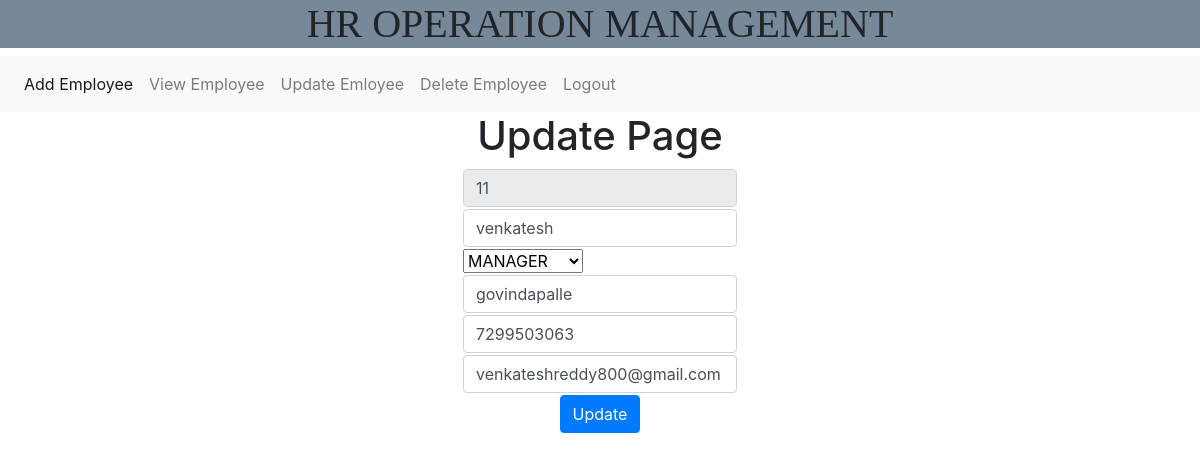
Screenshot of /update_employee2/?id=11 with the database file from the repository.
### HRadmin/models.py (models this page shows)
class adminModel(models.Model):
    name = models.CharField(max_length=30)
    passwod = models.CharField(max_length=20)
    desgination =models.CharField(max_length=30)
    address =models.CharField(max_length=30)
    contact = models.IntegerField()
    email =models.EmailField()

### HRadmin/views.py (the view)
# urls.py: path('update_employee2/',views.update_employee2.as_view(),name="update_employee2"),
class update_employee2(View):
    def get(self,request):
       idno = request.GET["id"]
       qs=adminModel.objects.get(id=idno)
       return render(request,"HRadmin/update_employee.html",{"form":qs})

### templates/HRadmin/update_employee.html (shortened to what this page needs)
{% extends 'HRadmin/commonADMIN.html' %}
{% block Admin_body %}
    <h1 align="center">Update Page</h1>
    <form action="{% url 'update' %}" method="post">
        <table align="center" border="0">
          <tr>
              <td>
                  <input type="number" class="form-control"  value="{{ form.id }}" name="t1" readonly>
              </td>
          </tr>
          <tr>
              <td>
                  <input type="text" class="form-control" value="{{ form.name }}" name="t2">
              </td>
          </tr>
          <tr>
              <td>
                  <select name="t3">
                      <option>{{ form.desgination }}</option>
                  </select>
              </td>
          </tr>
          <tr>
              <td>
                  <input type="text" class="form-control" value="{{ form.address }}" name="t4">
              </td>
          </tr>
          <tr>
              <td>
                  <input type="number" class="form-control" value="{{ form.contact }}" name="t5">
              </td>
          </tr>
          <tr>
              <td>
                  <input type="email" class="form-control" value="{{ form.email }}" name="t6">
              </td>
          </tr>
          <tr>
              <td align="center">
                  <button type="submit" class="btn btn-primary">Update</button>
              </td>
          </tr>
      </table>
    </form>
{% endblock %}

### rows the page displays
adminModel: t1 "11", t2 "venkatesh", t3 "MANAGER", t4 "govindapalle", t5 "7299503063", t6 "venkateshreddy800@gmail.com"
